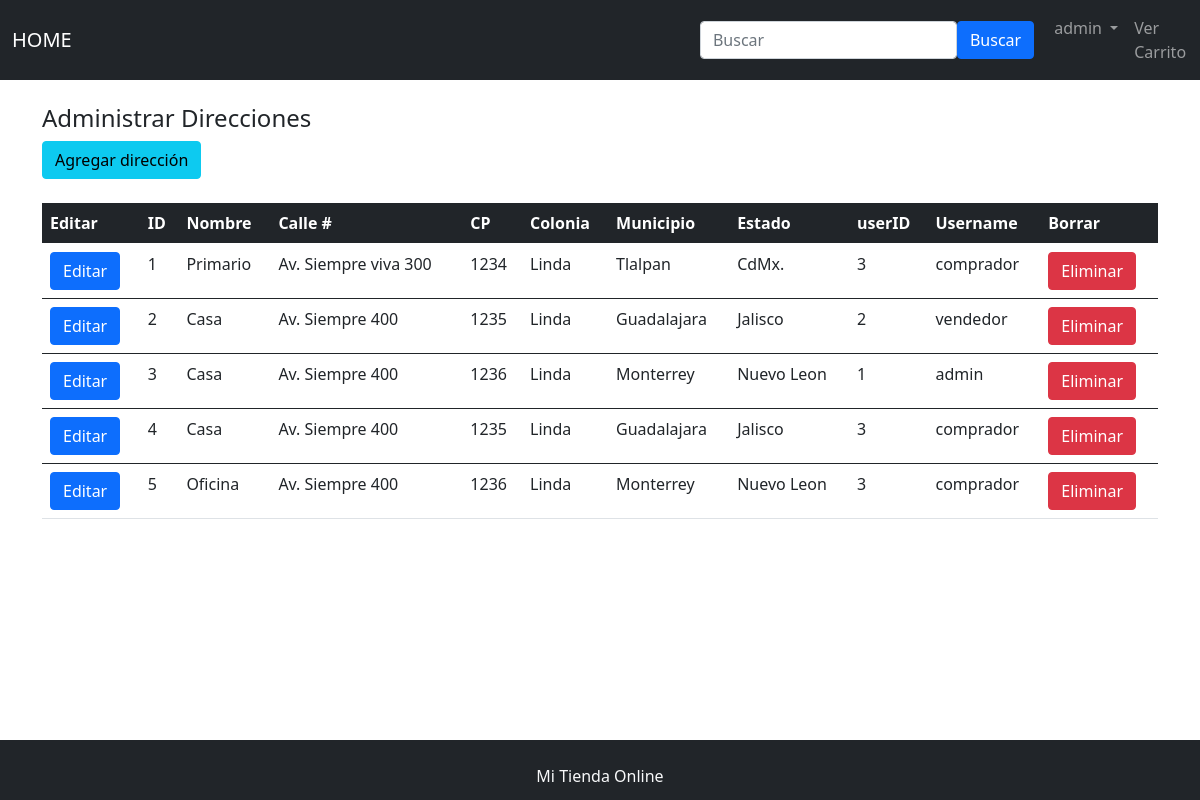
The page /ProyectoFinal/Vistas/direcciones/index.php (signed in) on the database its author committed.
### tables this page shows
CREATE TABLE direcciones (
  direccion_id INT AUTO_INCREMENT PRIMARY KEY,
  nombre VARCHAR(64) NOT NULL,
  calle_numero VARCHAR(128) NOT NULL,
  cp VARCHAR(32) NOT NULL,
  colonia VARCHAR(64) NOT NULL,
  municipio VARCHAR(64) NOT NULL,
  estado VARCHAR(64) NOT NULL,
  usuario_id INT NOT NULL,
  UNIQUE(usuario_id, nombre),
  FOREIGN KEY(usuario_id) REFERENCES usuarios(usuario_id)
);

CREATE TABLE usuarios (
  usuario_id INT AUTO_INCREMENT PRIMARY KEY,
  nombre_usuario VARCHAR(64) NOT NULL,
  email VARCHAR(64),
  password VARCHAR(256) NOT NULL,
  nombre VARCHAR(256) NOT NULL,
  img_usuario VARCHAR(128),
  rol_id INT NOT NULL,
  FOREIGN KEY(rol_id) REFERENCES roles(rol_id)
);

### ProyectoFinal/config/cargador.php (called while the page is built, shortened)
<?php
function cargador($clase) {
    $RUTA = RUTA_BASE . RUTA_BASE_WEB;
    $EXTENSION = ".php";
    $clase = str_replace('\\', DIRECTORY_SEPARATOR, $clase);
    $clase = str_replace('/', DIRECTORY_SEPARATOR, $clase);
    $rutaArchivo = "{$RUTA}{$clase}{$EXTENSION}";
    $rutaArchivo = __DIR__ . DIRECTORY_SEPARATOR . ".." . DIRECTORY_SEPARATOR . "{$clase}{$EXTENSION}";
    if (file_exists($rutaArchivo)) {
        return;
    }
}
?>

### ProyectoFinal/Controladores/Sesion.php (called while the page is built, shortened)
<?php
class Sesion {
  public function obtener($llave) {
    $llaves = explode('.', $llave);
    $res = $_SESSION;
    $i = 0;
    while (isset($res) && $i < count($llaves)) {
      $res = $res[$llaves[$i]] ?? null;
      $i++;
    }
    return $res;
  }
}

### ProyectoFinal/Modelos/Direccion.php (called while the page is built, shortened)
<?php
class Direccion {
    public static function listarAdmin(){
        $sql = "
        SELECT D.*, U.nombre_usuario
            FROM direcciones D
        JOIN usuarios U ON D.usuario_id = U.usuario_id;
        ";
        $conexion = new Conexion();
        $resultados = $conexion->correrQuery($sql);
        return $resultados;
    }
}

### ProyectoFinal/Modelos/Conexion.php (called while the page is built, shortened)
<?php
class Conexion extends \PDO implements Persistente {
    public function cerrarConexion() {
       return true;
    }
    public function empezarTransaccion(){
        return $this->beginTransaction();
    }
    public function correrQuery($sql, $params = [], $esInsert = false) {
        $resultados = parent::prepare($sql);
        $correcto = $resultados->execute($params);
        $resultados->setFetchMode(\PDO::FETCH_ASSOC);
        return $resultados;
    }
}

### ProyectoFinal/Vistas/direcciones/index.php (the view, shortened to what this page needs)
<?php
include_once '../../config/cargador.php';
include Router::direccion('plantillas/header.php');
$direccion = [];
if ($rolSesion == '1'){
  $direccion = Direccion::listarAdmin();
}
?>
  <h4>Administrar Direcciones</h4>
  <a href="editar.php" class="btn btn-info">Agregar dirección</a>
  <br>
  <br>
  <table class="table table-hover">
    <thead class="table-dark">
      <tr>
        <th>Editar</th>
        <th>ID</th>
        <th>Nombre</th>
        <th>Calle #</th>
        <th>CP</th>
        <th>Colonia</th>
        <th>Municipio</th>
        <th>Estado</th>
        <?php
          if ($rolSesion == '1'){
        ?>
          <th>userID</th>
          <th>Username</th>
        <?php
          }
        ?>
        <th>Borrar</th>
      </tr>
    </thead>
    <?php
    foreach ($direccion as $d) {
    ?>
    <tbody>
      <tr>
        <td>
          <form action="editar.php" method="GET" class="form">
            <input type="submit" value="Editar" class="btn btn-primary">
          </form>
        </td>
        <td><?php echo $d['direccion_id']; ?></td>
        <td><?php echo $d['nombre']; ?></td>
        <td><?php echo $d['calle_numero']; ?></td>
        <td><?php echo $d['cp']; ?></td>
        <td><?php echo $d['colonia']; ?></td>
        <td><?php echo $d['municipio']; ?></td>
        <td><?php echo $d['estado']; ?></td>
        <?php
          if ($rolSesion == '1'){
        ?>
          <td><?php echo $d['usuario_id']; ?></td>
          <td><?php echo $d['nombre_usuario']; ?></td>
        <?php
          }
        ?>
        <td>
          <form action="eliminar.php" method="POST" class="form">
            <input type="submit" value="Eliminar" class="btn btn-danger">
          </form>
        </td>
      </tr>
    </tbody>
    <?php
    }
    ?>
  </table>
<?php
include Router::direccion('plantillas/footer.php');

### ProyectoFinal/Vistas/plantillas/header.php (shortened to what this page needs)
<?php
$sesion = new Sesion();
$usuarioSesion = $sesion->obtener('usuario') ?? [];
$nombreSesion = $usuarioSesion->nombreUsuario ?? '';
$rolSesion = $usuarioSesion->rolId ?? '';
?>
<!DOCTYPE html>
<html lang="en">
<head>
  <link rel="stylesheet" href="<?php Router::rutaRecursoWeb('bootstrap5/css/bootstrap.min.css');?>">
  <link rel="stylesheet" href="<?php Router::rutaRecursoWeb('main.css');?>">
</head>
<body>
<header>
  <nav class="navbar sticky-top navbar-expand-lg navbar-dark bg-dark">
    <div class="container-fluid">
      <a class="navbar-brand" href="<?php Router::direccionWeb('index.php');?>">HOME</a>
        <form class="d-flex" action="<?php Router::direccionWeb('index.php'); ?>" method="GET">
          <input type="text" class="form-control" placeholder="Buscar" id="texto_buscar" name="buscar">
          <div class="input-group-append">
            <button class="btn btn-primary" type="submit" id="buscar">Buscar</button>
          </div>
        </form>
      </div>
      <div class="collapse navbar-collapse" id="navbarSupportedContent">
        <ul class="navbar-nav me-auto mb-2 mb-lg-0">
          <?php
          if (!empty($usuarioSesion)){
          ?>
            <li class="nav-item dropdown">
              <a class="nav-link dropdown-toggle" href="#" id="navbarDropdown" role="button" data-bs-toggle="dropdown" aria-expanded="false"> <?php echo $nombreSesion;?> </a>
            </li>
          <?php
            }
          ?>
          <li class="nav-item">
            <a class="nav-link" href="<?php Router::direccionWeb('/carritoCompra');?>">Ver Carrito</a>
          </li>
        </ul>
      </div>
  </nav>
</header>
<main>
<div class="container">
  <br>

### ProyectoFinal/Controladores/Router.php (shortened to what this page needs)
<?php
class Router {
    public static function direccionWeb($ruta) {
        echo RUTA_BASE_WEB . "/Vistas/$ruta";
    }
    public static function rutaRecursoWeb($archivo) {
        echo RUTA_BASE_WEB . "/resources/$archivo";
    }
}

### ProyectoFinal/Vistas/plantillas/footer.php (shortened to what this page needs)
<br>
</div>
</main>
<footer class="bg-dark text-center">
  <div class="container-fluid">
    <br>
    <p class="text-light"> Mi Tienda Online</p>
  </div>
</footer>
</body>
</html>

### ProyectoFinal/resources/main.css (style rules this page uses)
html { position: relative; min-height: 100%; padding-bottom:60px; }
body { margin-bottom: 60px; }
footer { position: absolute; bottom: 0; width: 100%; height: 60px; }

### rows shown on the page
direcciones: direccion_id "1", nombre "Primario", calle_numero "Av. Siempre viva 300", cp "1234", colonia "Linda", municipio "Tlalpan", estado "CdMx.", usuario "3", usuario.nombre_usuario "comprador"
direcciones: direccion_id "2", nombre "Casa", calle_numero "Av. Siempre 400", cp "1235", colonia "Linda", municipio "Guadalajara", estado "Jalisco", usuario "2", usuario.nombre_usuario "vendedor"
direcciones: direccion_id "3", nombre "Casa", calle_numero "Av. Siempre 400", cp "1236", colonia "Linda", municipio "Monterrey", estado "Nuevo Leon", usuario "1", usuario.nombre_usuario "admin"
direcciones: direccion_id "4", nombre "Casa", calle_numero "Av. Siempre 400", cp "1235", colonia "Linda", municipio "Guadalajara", estado "Jalisco", usuario "3", usuario.nombre_usuario "comprador"
direcciones: direccion_id "5", nombre "Oficina", calle_numero "Av. Siempre 400", cp "1236", colonia "Linda", municipio "Monterrey", estado "Nuevo Leon", usuario "3", usuario.nombre_usuario "comprador"

### other values the page prints
$nombreSesion "admin"
